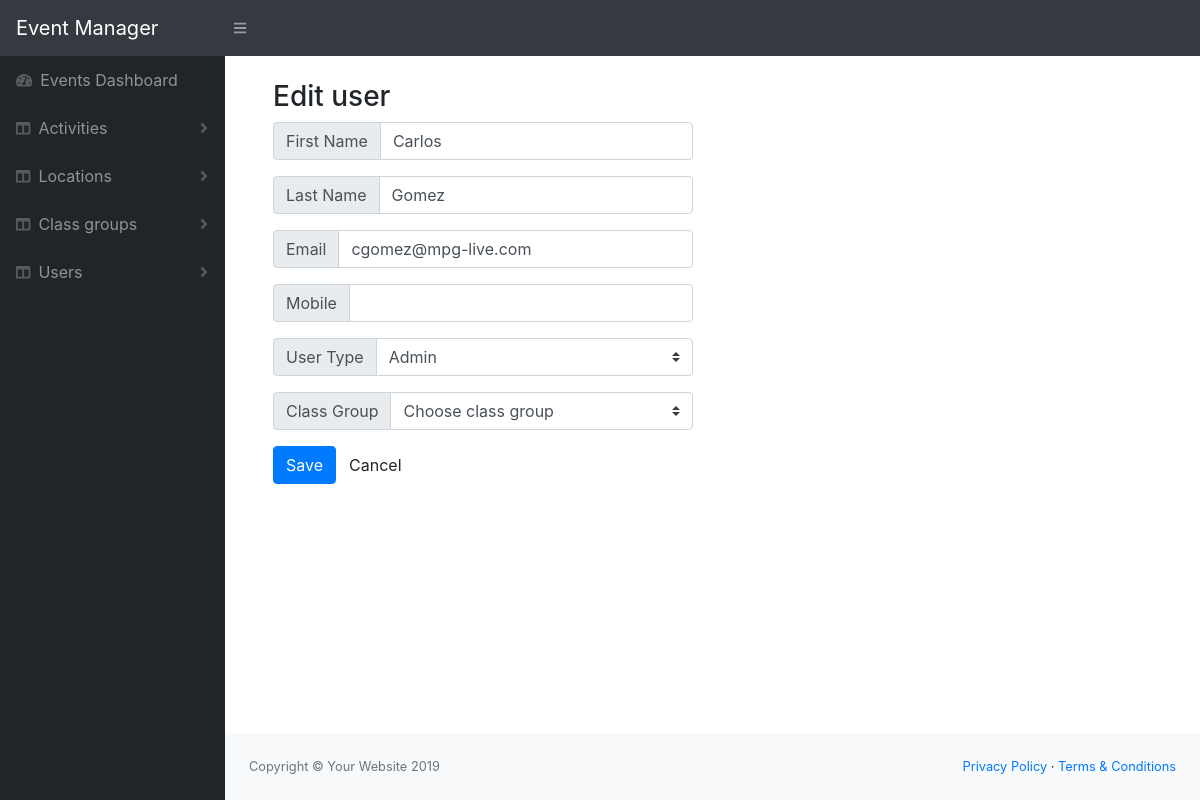
Page /user.php?id=1&a=e on the committed database.
### tables this page shows
CREATE TABLE `user` (
  `id` int(11) NOT NULL,
  `group_id` int(11) NOT NULL,
  `first_name` varchar(255) NOT NULL,
  `last_name` varchar(255) NOT NULL,
  `email` varchar(255) NOT NULL,
  `mobile` varchar(255) NOT NULL,
  `user_type` tinyint(4) NOT NULL,
  `disabled` tinyint(4) NOT NULL DEFAULT 0
);

### lib/Template.php (called while the page is built, shortened)
<?php
class Template{
    protected $template;
    public function __construct($template){
        $this->template = $template;
    }
    public function __toString(){
        include basename($this->template);
        return ob_get_clean();
    }
}

### lib/Database.php (called while the page is built, shortened)
<?php
Class Database{
    private $host = DB_HOST;
    private $user = DB_USER;
    private $pass = DB_PASS;
    private $dbname = DB_NAME;
    private $dbh;
    private $stmt;
    public function __construct(){
        $dsn = 'mysql:host='. $this->host .';dbname='. $this->dbname;
        $options = array(
            PDO::ATTR_PERSISTENT => true,
            PDO::ATTR_ERRMODE => PDO::ERRMODE_EXCEPTION
        );
        try{
            $this->dbh = new PDO($dsn, $this->user, $this->pass, $options);
        }catch(PDOException $ex){
            $this->error = $e->getMessage();
        }
    }
    public function query($query){
        $this->stmt = $this->dbh->prepare($query);
    }
    public function bind($param, $value, $type = null){
        if(is_null($type)){
            switch(true){
                default:
                    $type = PDO::PARAM_STR;
            }
        }
        $this->stmt->bindValue($param, $value, $type);
    }
    public function execute(){
        return $this->stmt->execute();
    }
    public function resultSet(){
        $this->execute();
        return $this->stmt->fetchAll(PDO::FETCH_OBJ);
    }
    public function singleResult(){
        $this->execute();
        return $this->stmt->fetch(PDO::FETCH_OBJ);
    }
}

### lib/User.php (called while the page is built, shortened)
<?php
class User{
    private $db;
    public function __construct(){
        $this->db = new Database;
    }
    public function getUser($id){
        $this->db->query("SELECT * FROM user WHERE id = :user_id");
        $this->db->bind(':user_id', $id);
        $results = $this->db->singleResult();
        return $results;
    }
    public function getUserTypes(){
        $this->db->query("SELECT * FROM user_type WHERE disabled = 0 ORDER BY name ASC");
        $results = $this->db->resultSet();
        return $results;
    }
}

### templates/single-user.php (the view, shortened to what this page needs)
<?php include 'inc/header.php' ?>
    <div class="container mt-4">
        <div class="d-flex justify-content-between">
            <h3><?php echo $title ?></h3>
        </div>
        <div class="row">
            <form method="post" action="user.php" class="col-md-6">
                <div class="form-group mr-2">
                    <div class="input-group">
                        <div class="input-group-prepend">
                            <label class="input-group-text">First Name</label>
                        </div>
                        <input type="text" class="form-control" name="first_name" value="<?php echo ($user)? $user->first_name : ''; ?>">
                    </div>
                </div>
                <div class="form-group mr-2">
                    <div class="input-group">
                        <div class="input-group-prepend">
                            <label class="input-group-text">Last Name</label>
                        </div>
                        <input type="text" class="form-control" name="last_name" value="<?php echo ($user)? $user->last_name : ''; ?>">
                    </div>
                </div>
                <div class="form-group mr-2">
                    <div class="input-group">
                        <div class="input-group-prepend">
                            <label class="input-group-text">Email</label>
                        </div>
                        <input type="email" class="form-control" name="email" value="<?php echo ($user)? $user->email : ''; ?>">
                    </div>
                </div>
                <div class="form-group mr-2">
                    <div class="input-group">
                        <div class="input-group-prepend">
                            <label class="input-group-text">Mobile</label>
                        </div>
                        <input type="text" class="form-control" name="mobile" value="<?php echo ($user)? $user->mobile : ''; ?>">
                    </div>
                </div>
                <div class="form-group mr-2">
                    <div class="input-group">
                        <div class="input-group-prepend">
                            <label class="input-group-text">User Type</label>
                        </div>
                        <select name="user_type" class="custom-select form-control">
                            <?php foreach($user_types as $user_type):
                                $selected = ($user_type->id == $user->user_type) ? 'selected' : ''; ?>
                            <option value="<?php echo $user_type->id; ?>" <?php echo $selected; ?>><?php echo $user_type->name; ?></option>
                            <?php endforeach; ?>
                        </select>
                    </div>
                </div>
                <div class="form-group mr-2">
                    <div class="input-group">
                        <div class="input-group-prepend">
                            <label class="input-group-text">Class Group</label>
                        </div>
                        <select name="group_id" class="custom-select form-control">
                            <option value="0">Choose class group</option>
                        </select>
                    </div>
                </div>
                <input type="submit" class="btn btn-primary" value="Save" name="submit"><a href="user-list.php" class="btn btn-default">Cancel</a>
            </form>
        </div>
    </div>
<?php include 'inc/footer.php' ?>

### rows in the picture
user: first_name "Carlos", last_name "Gomez", email "cgomez@mpg-live.com"

### other values in the picture
SITE_TITLE "Event Manager"
$title "Edit user"
form field user_type "Admin"
